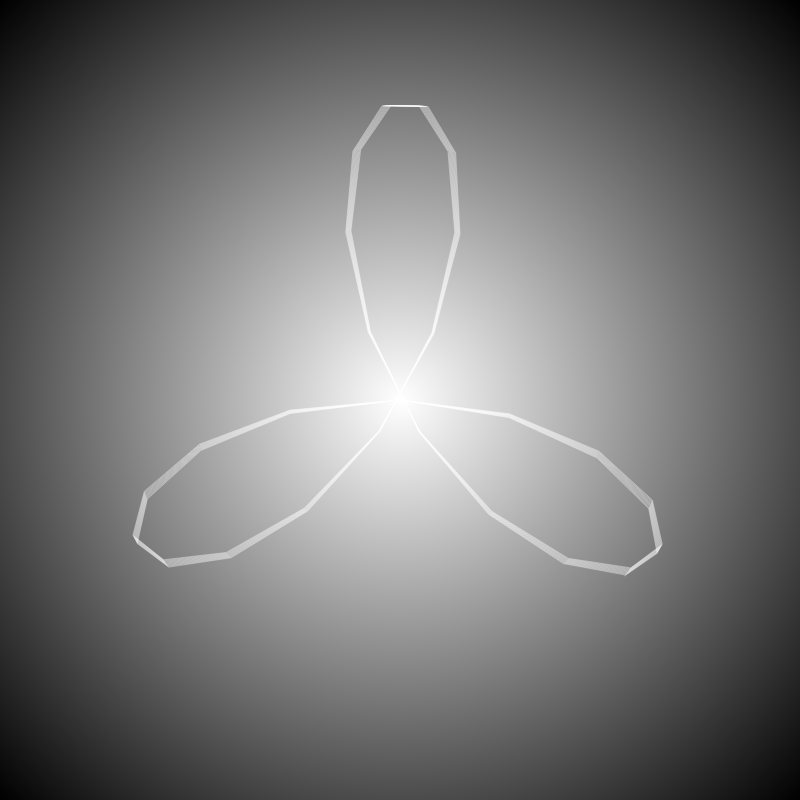
Frame 1 (no input)
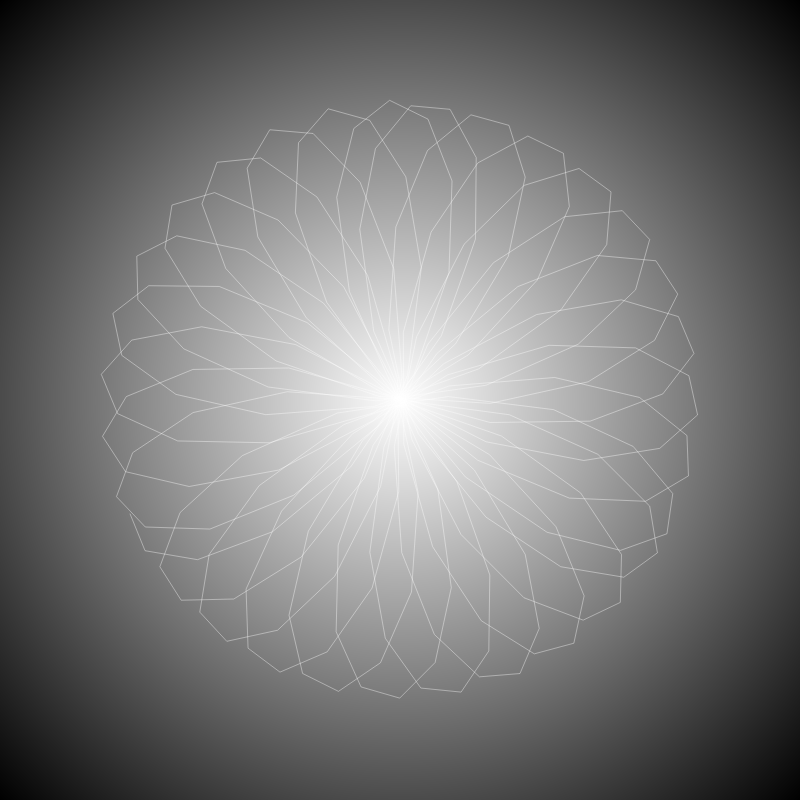
Frame 60 (no input)
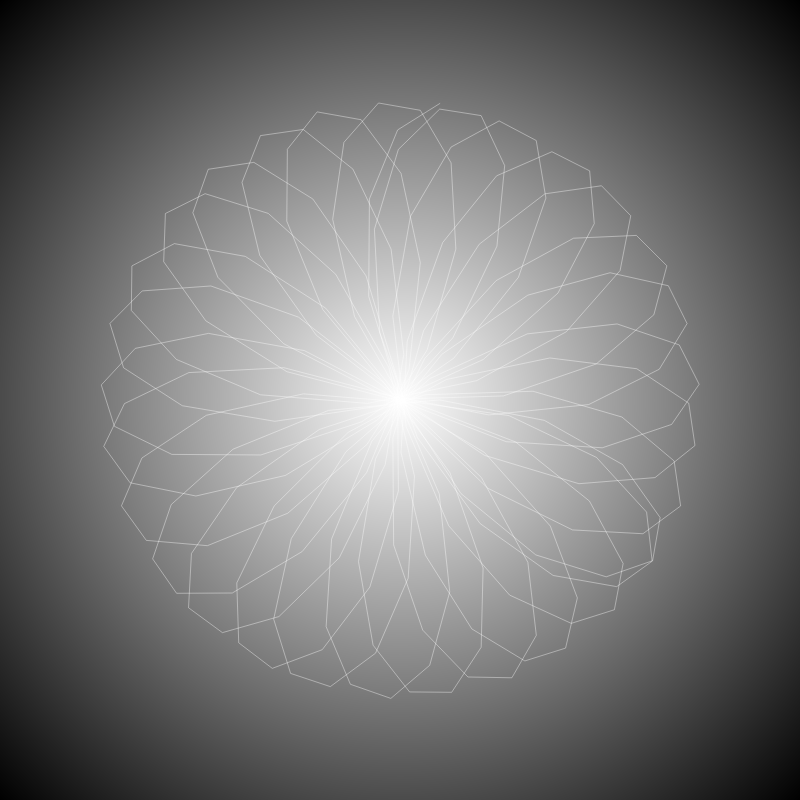
Frame 120 (the mouse pressed at the canvas centre since frame 60)

The p5.js sketch that drew these frames (run headless with seeded random() and noise() and a simulated clock; from frame 60 on, the mouse is pressed at the canvas centre):

// p5.js sketch
// ── sketch.js
/* DN3008 Generative Art, Ashley Hi 2026
 * Week 4 - Waves & Distribiution
 * Assignment - Jocelyn Eddy
 * 
 * For this sketch, I modified the Wave Compostion B sketch. I decided to emphasise the cyclical nature of the moving circle pattern. 
 * Therefore I created a radial gradient background effect, appearing like a vignette on a an old photograph.
 * Additionally, I softened the contrast between the background and the circles by increasing the transparency of the white stroke. 
 * 
 */

var bg;
var magnify = 300;
var rotation = 0;
var radius = 0;
var elements = 500;
// Establishes global variables that determine the oscillating wave frequency and the angular step density (this determines how many vertex points and thereform how many loop like petals appear). 

function setup() {
  createCanvas(800, 800);
  bg = createRadialGradient(800, 800, color(255), color(0));
  //Sets the canvas to a square and ensures that it is a evenly distributed gradient across the square. Starting at white in the centre and moving to black.
}

function draw() {
  image(bg, 0, 0);
  translate(width * 0.5, height * 0.5);
  // This sets the origin point as the centre of the canvas

  radius = (cos(frameCount * 0.0013) + 2) * 10;
  rotation = (sin(frameCount * 0.0011) + 1) * 10;
  // Cosine and sine waves are used to shift the radius and rotation
  var spacing = TWO_PI / elements;
  //TWO_PI divides the circle by the elements variable. This way the circle is split into 500 equal pieces.

  noFill();
  stroke(255, 255, 255, 100);
  // This sets the stroke colour to white with a transparency of 100, so it doesn't starkly contrast the background.
  beginShape();
  for (var j = 0; j < 256; j++) {
    var p = createVector(0, 0);
    p.add(sin(spacing * j * radius) * magnify, 0);
    p.rotate(spacing * j * rotation);
    vertex(p.x, p.y);
  }
  endShape();
  // The loop is run 256 times, creatingt 256 vertices. This creates the geometric animation as it rotates around the centre, offset each time by the sine wave.
}

function createRadialGradient(w, h, innerColor, outerColor) {
  var gfx = createGraphics(w, h);
  gfx.pixelDensity(1); 
  gfx.loadPixels();
  var cx = w / 2;
  var cy = h / 2;
  // This finds the centre of the canvas.
  var maxDist = dist(0, 0, cx, cy);
  // This finds the maximum distance from the centre to one of the corners of the canvas. 

  for (var y = 0; y < h; y++) {
    for (var x = 0; x < w; x++) {
      var d = dist(x, y, cx, cy);
      // Determines the position of a pixel in relation to the centre of the canvas.
      var amt = constrain(d / maxDist, 0, 1);
      var c = lerpColor(innerColor, outerColor, amt);
      // This makes the gradient between black and white smooth and well blended. 
      var idx = (x + y * w) * 4;
      // The positions of thr pixels are converted into a index. So that the RGB values can also be accuratly stored. 
      gfx.pixels[idx] = red(c);
      gfx.pixels[idx + 1] = green(c);
      gfx.pixels[idx + 2] = blue(c);
      gfx.pixels[idx + 3] = 255;
      // Assigns the RGB values to each pixel. 
    }
  }
  gfx.updatePixels();
  return gfx;
  //This returns the gradient background so that it can be displayed like an image. 
}
